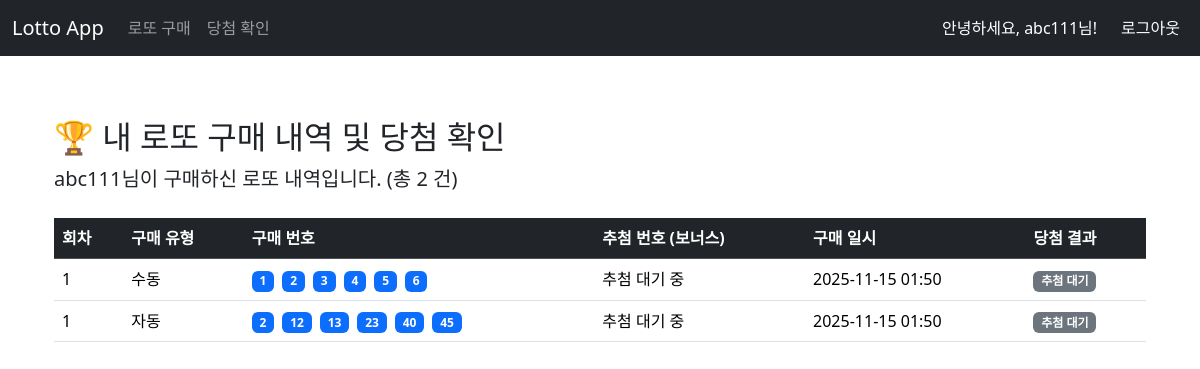
The page /winnings/ (signed in) on the database as committed earlier.
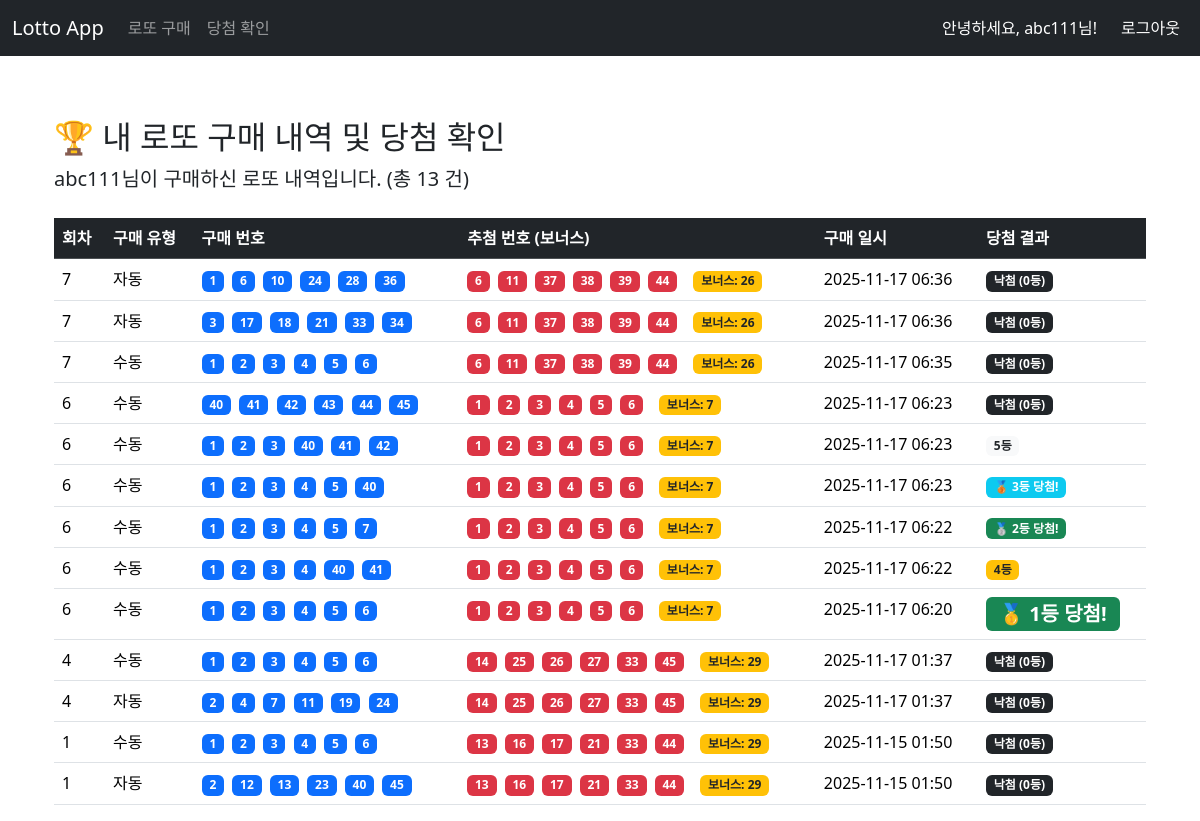
The same page on the database as committed later.
### lotto/models.py (models this page shows, shortened)
class Purchase(models.Model):
    LOTTO_TYPE_CHOICES = [
        ('A', '자동'),
        ('M', '수동'),
    ]
    user = models.ForeignKey(User, on_delete=models.CASCADE, verbose_name="구매자")
    round = models.ForeignKey(LottoRound, on_delete=models.SET_NULL, null=True, blank=True, verbose_name="구매 회차")
    lotto_type = models.CharField(
        max_length=1,
        choices=LOTTO_TYPE_CHOICES,
        default='M',
        verbose_name="구매 유형"
    )
    purchase_date = models.DateTimeField(auto_now_add=True, verbose_name="구매 일시")
    p_num1 = models.IntegerField(validators=LOTTO_NUMBER_VALIDATORS)
    p_num2 = models.IntegerField(validators=LOTTO_NUMBER_VALIDATORS)
    p_num3 = models.IntegerField(validators=LOTTO_NUMBER_VALIDATORS)
    p_num4 = models.IntegerField(validators=LOTTO_NUMBER_VALIDATORS)
    p_num5 = models.IntegerField(validators=LOTTO_NUMBER_VALIDATORS)
    p_num6 = models.IntegerField(validators=LOTTO_NUMBER_VALIDATORS)
    def get_purchased_numbers(self):
        return sorted([self.p_num1, self.p_num2, self.p_num3, self.p_num4, self.p_num5, self.p_num6])

class LottoRound(models.Model):
    round = models.IntegerField(
        unique=True,
        verbose_name="회차",
        help_text="로또 회차 번호"
    )
    actual_draw_date = models.DateTimeField(
        verbose_name="실제 추첨 일시",
        null=True,
        blank=True,
        help_text="관리자가 추첨을 완료한 시점"
    )
    num1 = models.IntegerField(validators=LOTTO_NUMBER_VALIDATORS, null=True, blank=True)
    num2 = models.IntegerField(validators=LOTTO_NUMBER_VALIDATORS, null=True, blank=True)
    num3 = models.IntegerField(validators=LOTTO_NUMBER_VALIDATORS, null=True, blank=True)
    num4 = models.IntegerField(validators=LOTTO_NUMBER_VALIDATORS, null=True, blank=True)
    num5 = models.IntegerField(validators=LOTTO_NUMBER_VALIDATORS, null=True, blank=True)
    num6 = models.IntegerField(validators=LOTTO_NUMBER_VALIDATORS, null=True, blank=True)
    bonus_number = models.IntegerField(
        validators=LOTTO_NUMBER_VALIDATORS,
        verbose_name="보너스 번호",
        null=True,
        blank=True
    )
    def get_winning_numbers(self):
        if self.num1 is None:
            return []
        return sorted([self.num1, self.num2, self.num3, self.num4, self.num5, self.num6])

### lotto/views.py (the view)
# urls.py: path('winnings/', views.check_winnings, name='check_winnings'),
@login_required
def check_winnings(request):
    purchases = Purchase.objects.filter(user=request.user).select_related('round').order_by('-purchase_date')
    results = []
    for purchase in purchases:
        purchased_numbers = purchase.get_purchased_numbers()
        winning_numbers = []
        bonus_number = None
        rank = -1 # 초기값: -1 (추첨 대기 중)
        if purchase.round:
            if purchase.round.actual_draw_date is not None:
                try:
                    winning_round = purchase.round
                    winning_numbers = winning_round.get_winning_numbers()
                    bonus_number = winning_round.bonus_number
                    rank = determine_lotto_rank(purchased_numbers, winning_numbers, bonus_number)
                except AttributeError:
                    rank = -2 # 오류 상태 (회차 정보는 있지만 번호 가져오기 오류)
        results.append({
            'purchase': purchase,
            'purchased_numbers': purchased_numbers,
            'winning_numbers': winning_numbers,
            'bonus_number': bonus_number,
            'rank': rank,
        })
    context = {
        'results': results,
    }
    return render(request, 'lotto/winnings.html', context)

### lotto/utils.py (called while the page is built)
def determine_lotto_rank(purchased_numbers, winning_numbers, bonus_number):
    match_count = len(set(purchased_numbers) & set(winning_numbers))
    has_bonus = bonus_number in purchased_numbers
    if match_count == 6:
        return 1  # 1등
    elif match_count == 5:
        if has_bonus:
            return 2  # 2등 (5개 일치 + 보너스 일치)
        else:
            return 3  # 3등 (5개 일치 + 보너스 불일치)
    elif match_count == 4:
        return 4  # 4등 (4개 일치)
    elif match_count == 3:
        return 5  # 5등 (3개 일치)
    else:
        return 0  # 낙첨

### lotto/templates/lotto/winnings.html (shortened to what this page needs)
{% extends "lotto/base.html" %}
{% load static %}
{% block content %}
<div class="container mt-5">
    <h2>🏆 내 로또 구매 내역 및 당첨 확인</h2>
    <p class="lead">{{ request.user.username }}님이 구매하신 로또 내역입니다. (총 {{ results|length }} 건)</p>
    <table class="table table-hover mt-4">
        <thead class="table-dark">
            <tr>
                <th>회차</th>
                <th>구매 유형</th>
                <th>구매 번호</th>
                <th>추첨 번호 (보너스)</th>
                <th>구매 일시</th>
                <th>당첨 결과</th>
            </tr>
        </thead>
        <tbody>
            {% for result in results %}
            <tr>
                <td>{{ result.purchase.round.round|default:"N/A" }}</td>
                <td>
                    {% if result.purchase.lotto_type == 'A' %}
                        자동
                    {% else %}
                        수동
                    {% endif %}
                </td>
                <td>
                    {% for num in result.purchased_numbers %}
                        <span class="badge bg-primary text-white me-1">{{ num }}</span>
                    {% endfor %}
                </td>
                <td>
                    {% if result.winning_numbers %}
                        {% for num in result.winning_numbers %}
                            <span class="badge bg-danger me-1">{{ num }}</span>
                        {% endfor %}
                        <span class="badge bg-warning text-dark ms-2">보너스: {{ result.bonus_number }}</span>
                    {% else %}
                        추첨 대기 중
                    {% endif %}
                </td>
                <td>{{ result.purchase.purchase_date|date:"Y-m-d H:i" }}</td>
                <td>
                    {% if result.rank == -1 %}
                        <span class="badge bg-secondary">추첨 대기</span>
                    {% elif result.rank == 0 %}
                        <span class="badge bg-dark">낙첨 (0등)</span>
                    {% elif result.rank == 1 %}
                        <span class="badge bg-success fs-5">🥇 1등 당첨!</span>
                    {% elif result.rank == 2 %}
                        <span class="badge bg-success">🥈 2등 당첨!</span>
                    {% elif result.rank == 3 %}
                        <span class="badge bg-info">🥉 3등 당첨!</span>
                    {% elif result.rank == 4 %}
                        <span class="badge bg-warning text-dark">4등</span>
                    {% elif result.rank == 5 %}
                        <span class="badge bg-light text-dark">5등</span>
                    {% else %}
                        <span class="badge bg-danger">오류</span>
                    {% endif %}
                </td>
            </tr>
            {% endfor %}
        </tbody>
    </table>
</div>
{% endblock content %}

### lotto/templates/lotto/base.html (shortened to what this page needs)
<!DOCTYPE html>
<html lang="ko">
<head>
    <link href="https://cdn.jsdelivr.net/npm/bootstrap@5.3.3/dist/css/bootstrap.min.css" rel="stylesheet">
    <link rel="stylesheet" href="https://cdnjs.cloudflare.com/ajax/libs/font-awesome/5.15.4/css/all.min.css">
</head>
<body>
    <nav class="navbar navbar-expand-md navbar-dark bg-dark fixed-top">
        <div class="container-fluid">
            <a class="navbar-brand" href="{% url 'lotto_home' %}">Lotto App</a>
            <div class="collapse navbar-collapse">
                <ul class="navbar-nav me-auto mb-2 mb-lg-0">
                    {% if request.user.is_authenticated %}
                        {% if not request.user.is_superuser %}
                            <li class="nav-item">
                                <a class="nav-link" href="{% url 'lotto_purchase' %}">로또 구매</a>
                            </li>
                            <li class="nav-item">
                                <a class="nav-link" href="{% url 'check_winnings' %}">당첨 확인</a>
                            </li>
                        {% endif %}
                    {% endif %}
                </ul>
                <ul class="navbar-nav">
                    {% if request.user.is_authenticated %}
                        <li class="nav-item">
                            <span class="nav-link text-white">안녕하세요, {{ request.user.username }}님!</span>
                        </li>
                        <li class="nav-item">
                            <form method="post" action="{% url 'logout' %}" style="display: inline;">
                                <button type="submit" class="nav-link btn btn-sm btn-danger text-white ms-2" style="border: none;">
                                    로그아웃
                                </button>
                            </form>
                        </li>
                    {% endif %}
                </ul>
            </div>
        </div>
    </nav>
    <main role="main" class="container">
        {% block content %}
        {% endblock %}
    </main>
</body>
</html>

### lotto/templates/lotto/base.html (style rules this page uses)
body { padding-top: 70px; }

Rows that differ between the two databases and show on the page:
added Purchase: purchase.round.round "7", lotto_type "자동", purchased_numbers "1" "6" "10" "24" "28" "36", winning_numbers "6" "11" "37" "38" "39" "44", bonus_number "26", purchase.purchase_date "2025-11-17 06:36", shows "낙첨 (0등)"
added Purchase: purchase.round.round "7", lotto_type "자동", purchased_numbers "3" "17" "18" "21" "33" "34", winning_numbers "6" "11" "37" "38" "39" "44", bonus_number "26", purchase.purchase_date "2025-11-17 06:36", shows "낙첨 (0등)"
added Purchase: purchase.round.round "7", lotto_type "수동", purchased_numbers "1" "2" "3" "4" "5" "6", winning_numbers "6" "11" "37" "38" "39" "44", bonus_number "26", purchase.purchase_date "2025-11-17 06:35", shows "낙첨 (0등)"
added Purchase: purchase.round.round "6", lotto_type "수동", purchased_numbers "40" "41" "42" "43" "44" "45", winning_numbers "1" "2" "3" "4" "5" "6", bonus_number "7", purchase.purchase_date "2025-11-17 06:23", shows "낙첨 (0등)"
added Purchase: purchase.round.round "6", lotto_type "수동", purchased_numbers "1" "2" "3" "40" "41" "42", winning_numbers "1" "2" "3" "4" "5" "6", bonus_number "7", purchase.purchase_date "2025-11-17 06:23", shows "5등"
added Purchase: purchase.round.round "6", lotto_type "수동", purchased_numbers "1" "2" "3" "4" "5" "40", winning_numbers "1" "2" "3" "4" "5" "6", bonus_number "7", purchase.purchase_date "2025-11-17 06:23", shows "🥉 3등 당첨!"
added Purchase: purchase.round.round "6", lotto_type "수동", purchased_numbers "1" "2" "3" "4" "5" "7", winning_numbers "1" "2" "3" "4" "5" "6", bonus_number "7", purchase.purchase_date "2025-11-17 06:22", shows "🥈 2등 당첨!"
added Purchase: purchase.round.round "6", lotto_type "수동", purchased_numbers "1" "2" "3" "4" "40" "41", winning_numbers "1" "2" "3" "4" "5" "6", bonus_number "7", purchase.purchase_date "2025-11-17 06:22", shows "4등"
added Purchase: purchase.round.round "6", lotto_type "수동", purchased_numbers "1" "2" "3" "4" "5" "6", winning_numbers "1" "2" "3" "4" "5" "6", bonus_number "7", purchase.purchase_date "2025-11-17 06:20", shows "🥇 1등 당첨!"
added Purchase: purchase.round.round "4", lotto_type "수동", purchased_numbers "1" "2" "3" "4" "5" "6", winning_numbers "14" "25" "26" "27" "33" "45", bonus_number "29", purchase.purchase_date "2025-11-17 01:37", shows "낙첨 (0등)"
added Purchase: purchase.round.round "4", lotto_type "자동", purchased_numbers "2" "4" "7" "11" "19" "24", winning_numbers "14" "25" "26" "27" "33" "45", bonus_number "29", purchase.purchase_date "2025-11-17 01:37", shows "낙첨 (0등)"
shown differently, row unchanged: Purchase (number 12 of 13 on the later page): bonus_number (not shown) → "29"; text "추첨 대기 중 추첨 대기" → "보너스: 낙첨 (0등)"
shown differently, row unchanged: Purchase (number 13 of 13 on the later page): bonus_number (not shown) → "29"; text "추첨 대기 중 추첨 대기" → "보너스: 낙첨 (0등)"
Other text that changed with them:
{{ results|length }}: "2" → "13"
new list line: "13"
new list line: "16"
new list line: "17"
new list line: "21"
new list line: "33"
new list line: "44"
